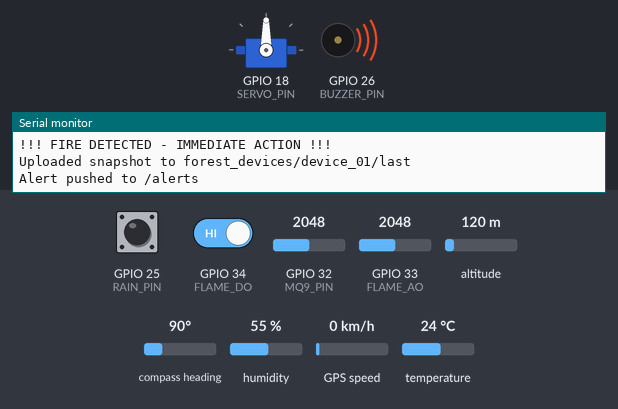
A sketch run on a simulated ESP32. Parts: servo, buzzer (waves = sounding, pin HIGH), the last lines printed to the serial monitor. Inputs (shaded band) come from the test bench; at power-on: GPIO 25 (RAIN_PIN) HIGH, GPIO 32 (MQ9_PIN) = 2048, GPIO 33 (FLAME_AO) = 2048, GPIO 34 (FLAME_DO) HIGH, altitude 120 m, compass heading 90°, humidity 55 %, GPS speed 0 km/h, temperature 24 °C. WiFi joins after 1.5 s; servers stay silent unless stated; uploads are accepted with an empty reply; the GPS gets a fix after 3 s at 37.7749, -122.4194 with 8 satellites.

Above: at 3.1 s.
At 8.49 s:
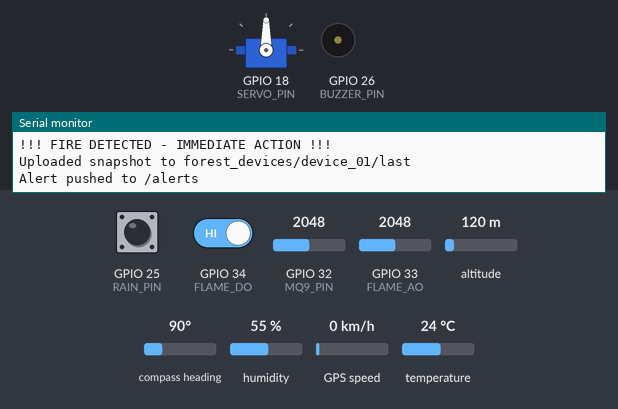
Timing chart, 0 to 9.6 s (numbered marks = the images above):
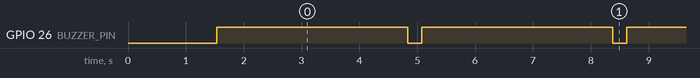

The sketch:

sketch_nov20a.ino
```cpp
/* Final Forest-Fire Tracker + Firebase Realtime DB uploader
   - Uploads sensor snapshot every 10s
   - Immediate upload on fire detection (push to /alerts)
   - Uses Firebase_ESP_Client (Mobizt)
*/

#include <TinyGPS++.h>
#include <HardwareSerial.h>
#include <WiFi.h>
#include <HTTPClient.h>
#include "DHT.h"
#include <ESP32Servo.h>

// Firebase (Mobizt library)
#include <Firebase_ESP_Client.h>
#include "addons/TokenHelper.h" // for token generation

// -------------------- YOUR WIFI --------------------
const char* ssid = "Dulmina";
const char* password ="dula1790";

// -------------------- FIREBASE --------------------
#define FIREBASE_HOST "iot-forest-default-rtdb.asia-southeast1.firebasedatabase.app"
#define FIREBASE_API_KEY "AIzaSyBmEE-Bm7HICrRigTgzZLSKjwllMTJP_-s"

// Firebase objects
FirebaseData fbdo;
FirebaseAuth auth;
FirebaseConfig config;

// -------------------- GPS --------------------
#define RXD2 16
#define TXD2 17
#define GPS_BAUD 9600
HardwareSerial gpsSerial(2);
TinyGPSPlus gps;

// -------------------- DHT11 --------------------
#define DHTPIN 4
#define DHTTYPE DHT11
DHT dht(DHTPIN, DHTTYPE);

// -------------------- MQ-9 Gas Sensor --------------------
#define MQ9_PIN 32
int SMOKE_THRESHOLD = 1500;

// -------------------- Flame Sensor --------------------
#define FLAME_DO 34   // digital output (DO)
#define FLAME_AO 33   // analog AO

// -------------------- Rain Sensor --------------------
#define RAIN_PIN 25   // digital DO

// -------------------- Servo & Buzzer --------------------
Servo s;
#define SERVO_PIN 18
#define BUZZER_PIN 26
int STOP_PWM = 90;

// -------------------- Timers --------------------
unsigned long lastUpload = 0;
const unsigned long UPLOAD_INTERVAL = 300000; // 10 seconds
unsigned long lastAddressTime = 0;
const unsigned long ADDRESS_INTERVAL = 10000; // 10 seconds

// device id/path in DB
const char* DEVICE_PATH = "forest_devices/device_01";


// -------------------- FIREBASE SETUP WITH AUTH --------------------
void setupFirebase() {
  config.api_key = FIREBASE_API_KEY;
  config.database_url = FIREBASE_HOST;

  // YOU MUST CREATE THIS USER IN FIREBASE AUTH
  auth.user.email = "kulasekaradulmina95@gmail.com";
  auth.user.password = "dula1790";

  // IMPORTANT for token generation
  config.token_status_callback = tokenStatusCallback;

  Firebase.begin(&config, &auth);
  Firebase.reconnectWiFi(true);

  Serial.println("Firebase Auth + RTDB Initialized!");
}


// ----------------------------------------------------------------------------
// Helper: fetch address via OpenStreetMap Reverse Geocoding
// ----------------------------------------------------------------------------
String fetchAddress(double lat, double lon) {
  if (WiFi.status() != WL_CONNECTED) return String("");

  HTTPClient http;
  String url = "https://nominatim.openstreetmap.org/reverse?format=json&lat=" +
               String(lat, 6) + "&lon=" + String(lon, 6) +
               "&zoom=18&addressdetails=1";

  http.begin(url);
  http.addHeader("User-Agent", "ESP32-Forest-Trk");

  int code = http.GET();
  String address = "";

  if (code > 0) {
    String payload = http.getString();
    int i1 = payload.indexOf("\"display_name\":\"");
    if (i1 != -1) {
      i1 += 16;
      int i2 = payload.indexOf("\"", i1);
      address = payload.substring(i1, i2);
    }
  }

  http.end();
  return address;
}


// ----------------------------------------------------------------------------
// Upload a snapshot OR an alert to Firebase
// ----------------------------------------------------------------------------
void uploadSnapshot(bool pushAlert = false) {
  FirebaseJson json;

  float temp = dht.readTemperature();
  int gasValue = analogRead(MQ9_PIN);
  int flameAnalog = analogRead(FLAME_AO);
  int flameDigital = digitalRead(FLAME_DO);
  int rainState = digitalRead(RAIN_PIN);
  int satellites = gps.satellites.value();

  json.set("timestamp", String(millis()));
  if (!isnan(temp)) json.set("temperature", temp);
  json.set("gas", gasValue);
  json.set("flameAnalog", flameAnalog);
  json.set("flameDigital", flameDigital);
  json.set("rain", (rainState == LOW) ? "true" : "false");
  json.set("satellites", satellites);

  // Add GPS data
  if (gps.location.isValid()) {
    double lat = gps.location.lat();
    double lon = gps.location.lng();
    json.set("latitude", lat);
    json.set("longitude", lon);

    if (millis() - lastAddressTime > ADDRESS_INTERVAL) {
      String address = fetchAddress(lat, lon);
      if (address.length()) json.set("address", address);
      lastAddressTime = millis();
    }
  }

  // FIRE detection logic
  bool isNight = (flameAnalog > 2000);
  bool isFire = false;

  if (!isNight) {
    if (gasValue >= SMOKE_THRESHOLD || (!isnan(temp) && temp >= 45)) isFire = true;
  } else {
    if (flameDigital == LOW || flameAnalog > 2000 || gasValue >= SMOKE_THRESHOLD || (!isnan(temp) && temp >= 45))
      isFire = true;
  }

  json.set("fireDetected", isFire ? "true" : "false");

  // Upload snapshot
  String path = String(DEVICE_PATH) + "/last";

  if (Firebase.RTDB.setJSON(&fbdo, path.c_str(), &json)) {
    Serial.println("Uploaded snapshot to " + path);
  } else {
    Serial.print("Firebase error: ");
    Serial.println(fbdo.errorReason());
  }

  // Push alert to /alerts
  if (isFire || pushAlert) {
    FirebaseJson alert;

    alert.set("timestamp", String(millis()));
    alert.set("fireDetected", "true");
    alert.set("temperature", !isnan(temp) ? temp : 0);
    alert.set("gas", gasValue);
    alert.set("flameAnalog", flameAnalog);
    alert.set("flameDigital", flameDigital);

    if (gps.location.isValid()) {
      alert.set("latitude", gps.location.lat());
      alert.set("longitude", gps.location.lng());
    }

    String alertsPath = "/alerts";

    if (Firebase.RTDB.pushJSON(&fbdo, alertsPath.c_str(), &alert)) {
      Serial.println("Alert pushed to " + alertsPath);
    } else {
      Serial.print("Alert push failed: ");
      Serial.println(fbdo.errorReason());
    }
  }
}


// ----------------------------------------------------------------------------
// MAIN SETUP
// ----------------------------------------------------------------------------
void setup() {
  Serial.begin(115200);

  gpsSerial.begin(GPS_BAUD, SERIAL_8N1, RXD2, TXD2);
  dht.begin();

  pinMode(FLAME_DO, INPUT);
  pinMode(FLAME_AO, INPUT);
  pinMode(RAIN_PIN, INPUT);
  pinMode(BUZZER_PIN, OUTPUT);
  digitalWrite(BUZZER_PIN, LOW);

  s.setPeriodHertz(50);
  s.attach(SERVO_PIN);
  s.write(STOP_PWM);

  Serial.print("Connecting WiFi");
  WiFi.begin(ssid, password);

  while (WiFi.status() != WL_CONNECTED) {
    Serial.print(".");
    delay(300);
  }

  Serial.println("\nWiFi connected.");

  setupFirebase();
}


// ----------------------------------------------------------------------------
// LOOP
// ----------------------------------------------------------------------------
void loop() {
  while (gpsSerial.available() > 0) gps.encode(gpsSerial.read());

  float temp = dht.readTemperature();
  int gasValue = analogRead(MQ9_PIN);
  int flameAnalog = analogRead(FLAME_AO);
  int flameDigital = digitalRead(FLAME_DO);

  bool isNight = (flameAnalog > 2000);
  bool fireDetected = false;

  if (!isNight) {
    if (gasValue >= SMOKE_THRESHOLD || temp >= 45) fireDetected = true;
  } else {
    if (flameDigital == LOW || flameAnalog > 2000 || gasValue >= SMOKE_THRESHOLD || temp >= 45)
      fireDetected = true;
  }

  if (fireDetected) {
    Serial.println("!!! FIRE DETECTED - IMMEDIATE ACTION !!!");
    s.write(STOP_PWM);
    digitalWrite(BUZZER_PIN, HIGH);

    uploadSnapshot(true);

    delay(3000);
    digitalWrite(BUZZER_PIN, LOW);
  } else {
    if (!isNight) {
      s.write(STOP_PWM);
      Serial.println("Daytime - Servo stopped");
    } else {
      s.write(100); delay(1200);
      s.write(STOP_PWM); delay(300);
      s.write(80); delay(1200);
      s.write(STOP_PWM); delay(300);
    }
  }

  if (millis() - lastUpload > UPLOAD_INTERVAL) {
    uploadSnapshot(false);
    lastUpload = millis();
  }

  delay(200);
}
```

Measured:
- by itself, GPIO 26 (BUZZER_PIN): alternates HIGH for 3.3 s and LOW for 0.24 s
- by itself, everything shown: repeats every 7.3 s, in 4 steps
